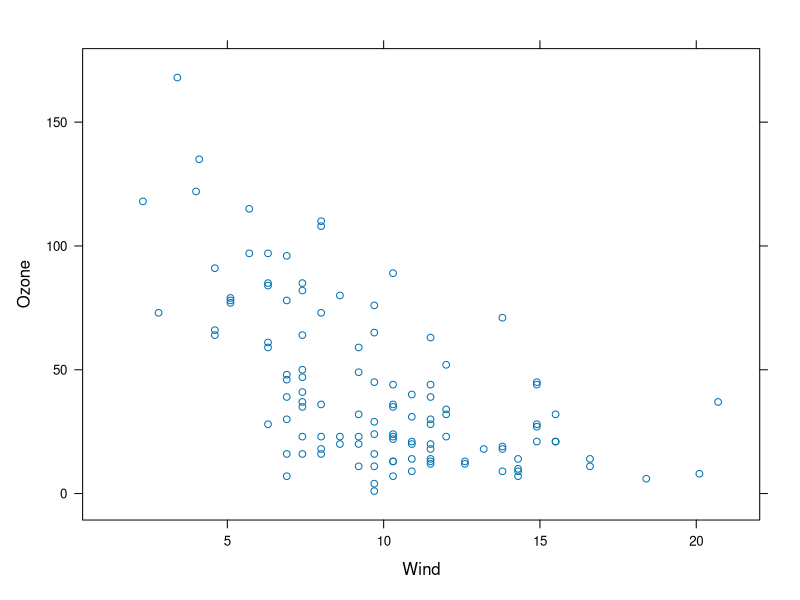
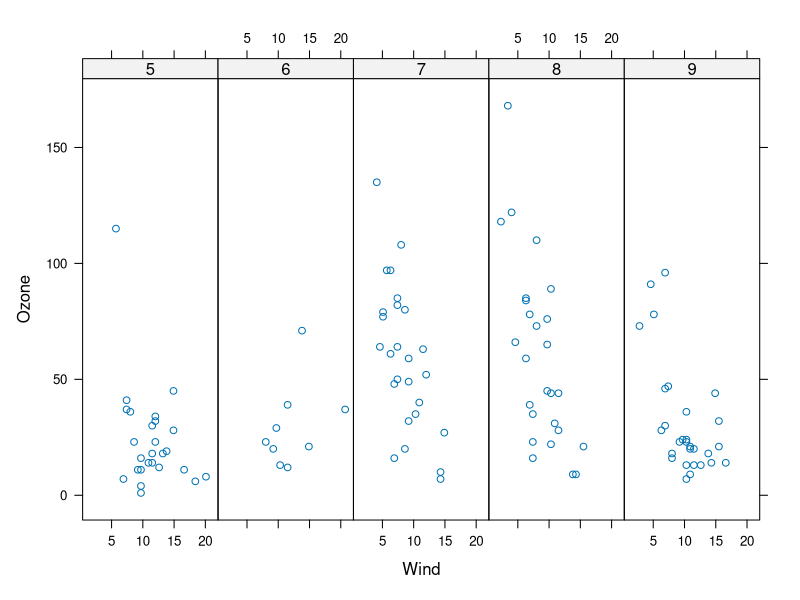
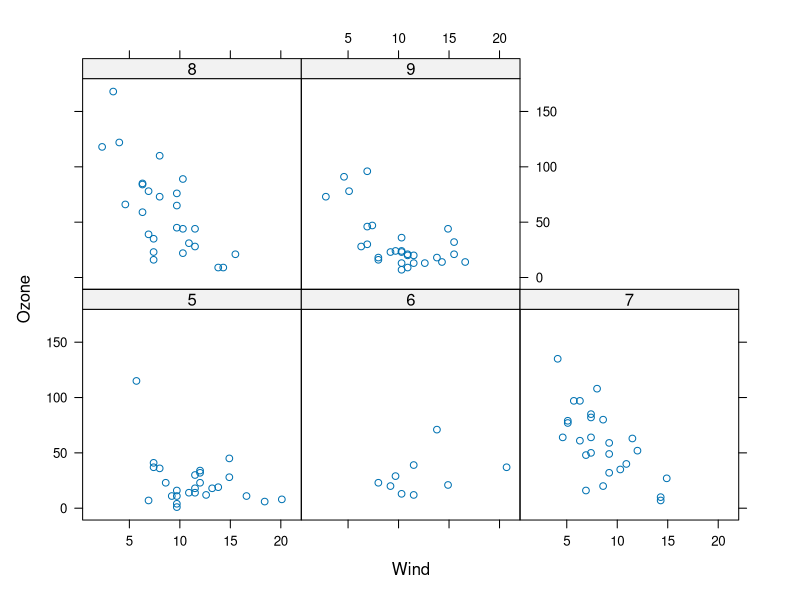
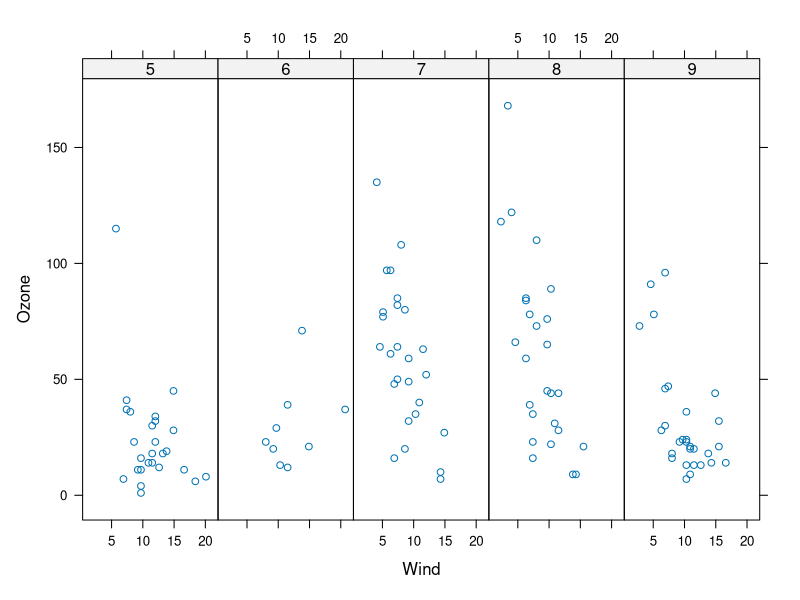

The R source for these figures, in order: (Note: this script raises an error after producing the figures.)
library(lattice)
library(datasets)
#xplot: this is the main function for creating scatterplots
# xyplot(y ~ x | f * G, data)
#f and g are optional conditioning variables
# the * indicates the interaction between the two variables

xyplot(Ozone ~ Wind, data = airquality)

airquality <- transform(airquality,Month = factor(Month))
xyplot(Ozone ~ Wind | Month, data = airquality, layout = c(5,1))
xyplot(Ozone ~ Wind | Month, data = airquality)

#if we want to print later

p <- xyplot(Ozone ~ Wind | Month, data = airquality, layout = c(5,1))
print(p)

#bwplot: box and whiskers plots (boxplot)
#histogram
#stripplot: like a boxplot but with actual points
#dotplot: plot dots on"violin strings"
#splom: scatterplot matrix: like pairs in the base plotting system
#levelplot, contourplot: for plotting immage data


#Lattice Planel Functions
set.seed(10)
x <- rnorm(100)
y <- rep(0:1, each = 50)
f <- x + f - f * x + rnorm(100, sd = 0.5)
f<- factor(f, labels = c("Group 1", "Group 2"))
xyplot(y ~ x | f, layout = c(2,1)) # Plot with two panels


#Custom Panel Function ad median line

xyplot(y ~ x | f, panel = function(x, y, ...) {
  panel.xyplot(x,y,...) # first call the default pannel
  panel.abline(h = median(y), lty = 2) ## add a horizontal line at the median
})

#Custom Panel Function add Regression line
xyplot(y ~ x | f, panel = function(x, y, ...) {
  panel.xyplot(x,y,...) # first call the default pannel
  panel.lmline(x, y, col =2 ) ## overlay a simple linear regression line
})
